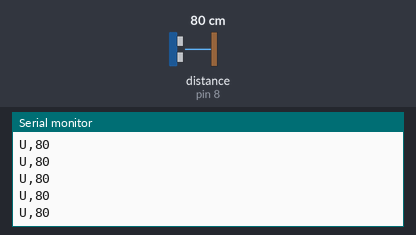
The sketch below on a simulated Arduino Uno, built with avr-gcc and run on an emulated ATmega328P. On the bench: the last lines printed to the serial monitor. Wiring (inferred from the names in the program): ultrasonic range finder: trigger pin 7; echo pin 8. The inputs (shaded band) are chosen by the test bench; at power-on: distance to the obstacle (sensor on pin 8) 80 cm. The echo pulse lasts 58.3 µs per cm.

Above: at 1.2 s.
1.3 s: distance to the obstacle (sensor on pin 8) set to 2 cm
At 2.0 s:
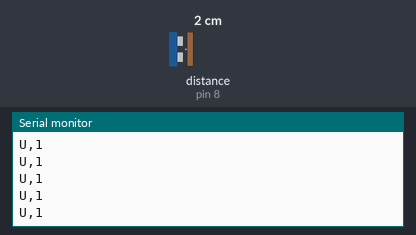
2.8 s: distance to the obstacle (sensor on pin 8) set to 4 cm
At 3.6 s:
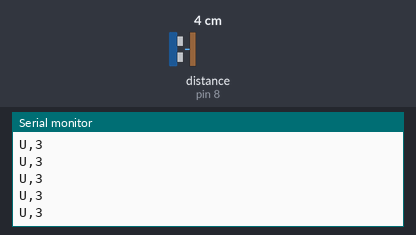
Timing chart, 0 to 5.8 s (numbered marks = the images above; inputs shaded):
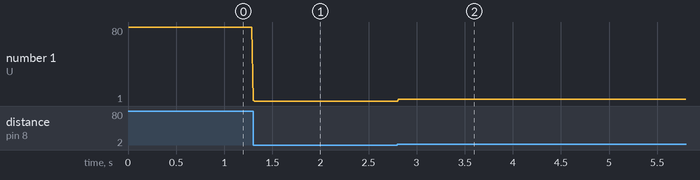

The sketch:

us_serial.ino
```cpp
// Guardaspalle - ultrasuono sulla bici con una Arduino UNO (R3 o R4) collegata in USB
// al portatile (o al Raspberry). Manda "U,<cm>" 25 volte al secondo; -1 = niente entro 4 m.
// Sul portatile: python3 perception/bike_adas.py --source 0 --us-serial <porta>
//
// HC-SR04: VCC -> 5V, GND -> GND, TRIG -> D7, ECHO -> D8 (la UNO è a 5 V: niente partitore).

const int PIN_TRIG = 7;
const int PIN_ECHO = 8;

void setup() {
  Serial.begin(115200);
  pinMode(PIN_TRIG, OUTPUT);
  pinMode(PIN_ECHO, INPUT);
}

void loop() {
  digitalWrite(PIN_TRIG, LOW);
  delayMicroseconds(2);
  digitalWrite(PIN_TRIG, HIGH);
  delayMicroseconds(10);
  digitalWrite(PIN_TRIG, LOW);
  unsigned long us = pulseIn(PIN_ECHO, HIGH, 25000);  // 25 ms = circa 4 m
  long cm = us == 0 ? -1 : (long)(us / 58);
  Serial.print("U,");
  Serial.println(cm);
  delay(15);  // circa 40 ms per lettura, compreso l'eco
}
```

Measured:
- after the input at 1.3 s, the serial monitor: prints a new line at once (image 1)
- after the input at 2.8 s, the serial monitor: prints a new line at once (image 2)
- plotted number 1: 80 → 1 after the input at 1.3 s, 1 → 3 after the input at 2.8 s
